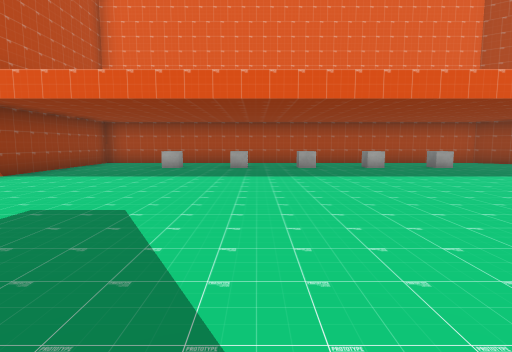
View 1 (above)

19 first-person views from a walk through a scene from a Unity 3-D project. The camera is 1.4 m above the floor, tilts 6° down and sees 80° across. The floor is counted in squares, 2 m on a side. Each view is taken from the middle of a square. On the plan, view 1 faces up. The plan holds only what a view shows up to about 10 squares ahead; the rest is blank. The place goes on beyond the plan. The player is left out. Some surface patterns are stand-ins.

View 2
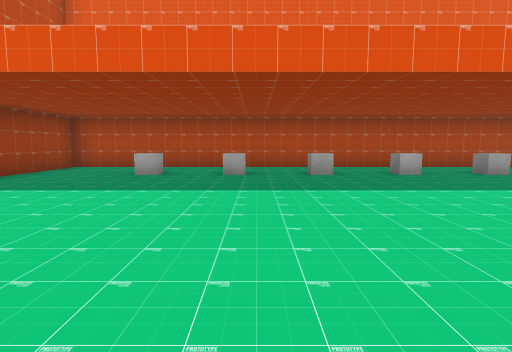

View 3
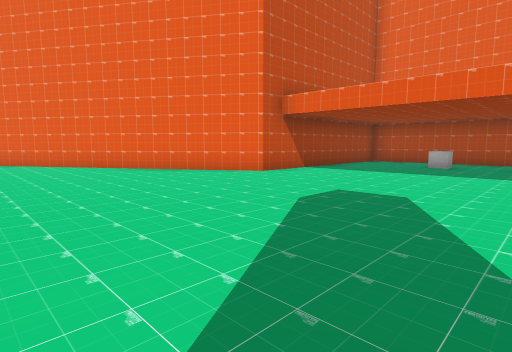

View 4
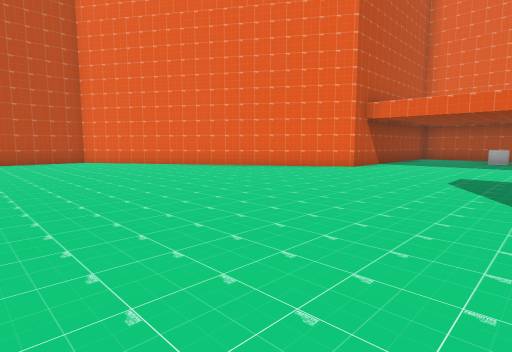

View 5
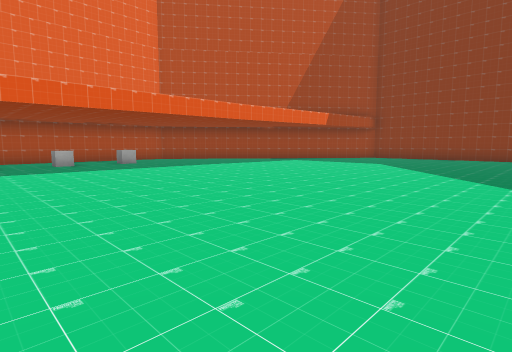

View 6
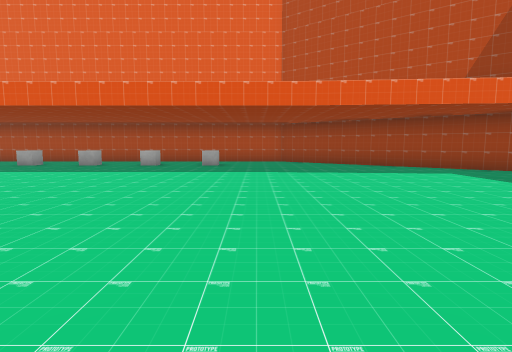

View 7
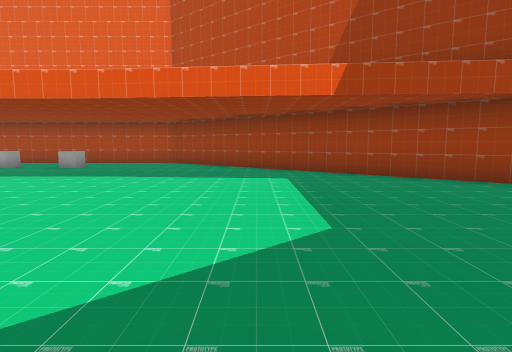

View 8
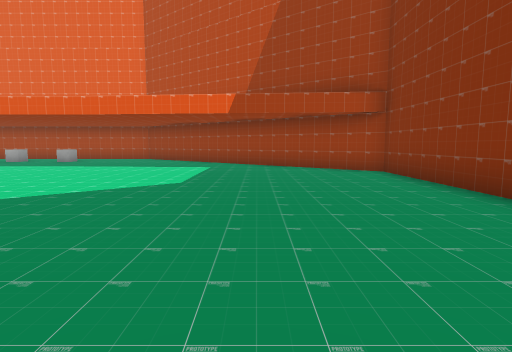

View 9
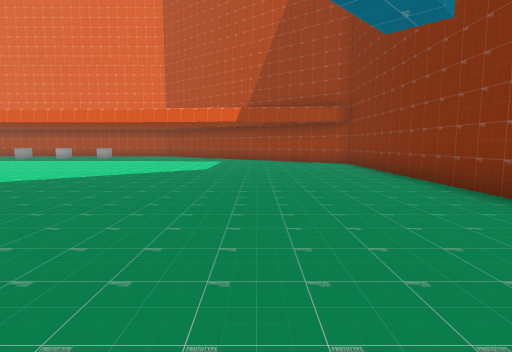

View 10
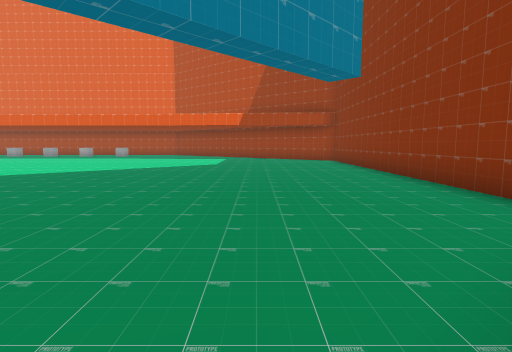

View 11
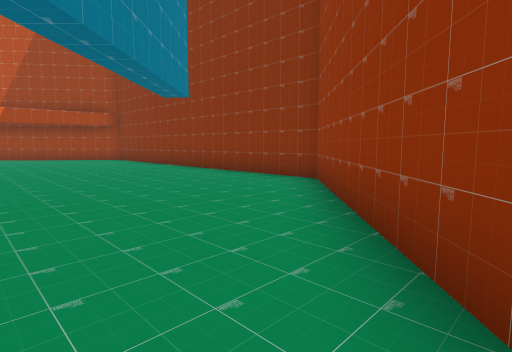

View 12
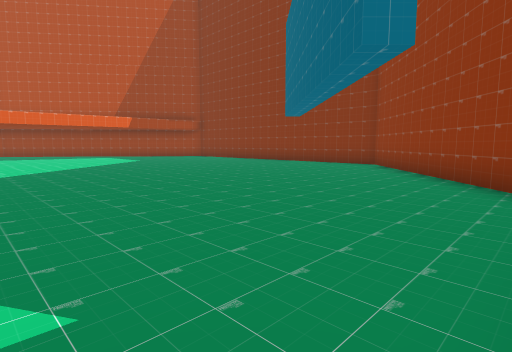

View 13
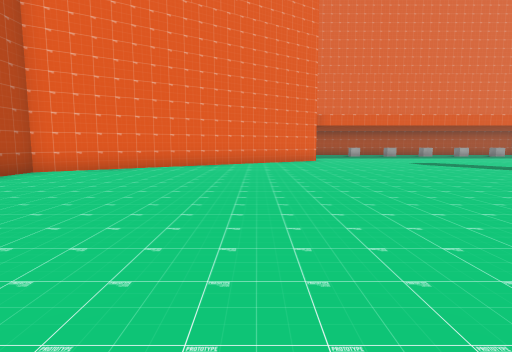

View 14
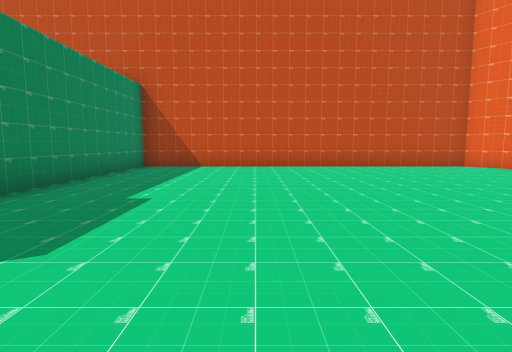

View 15
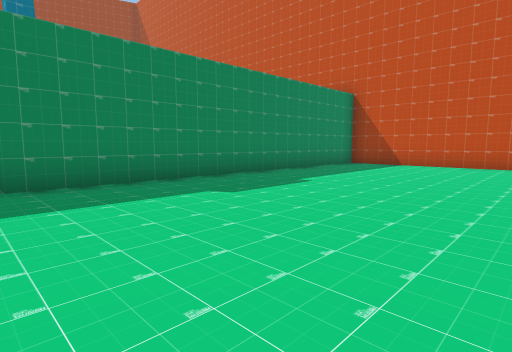

View 16
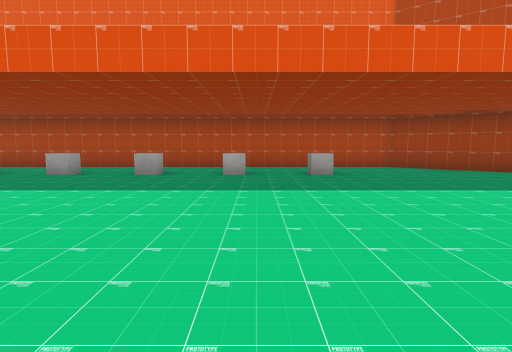

View 17
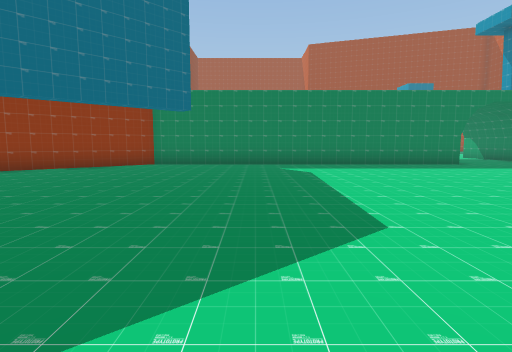

View 18
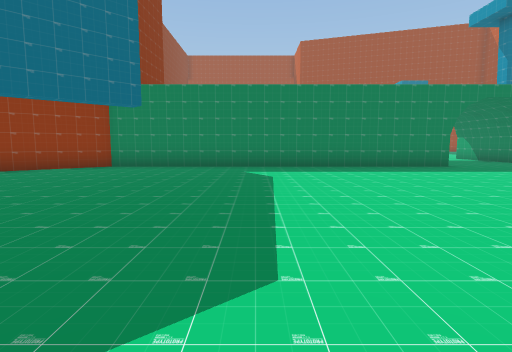

View 19
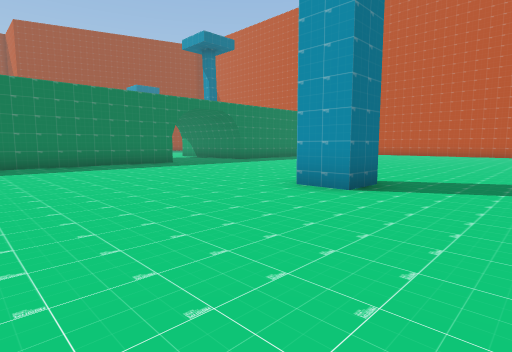

### Floor plan
Points are (right, up) in squares from view 1. A wall is a line through its corners. A room is listed if a view was taken in it or the views show most of it. See-through windows are left out.
Room 1 (views 1, 2, 3, 4, 5, 6, 7, 8, 9, 10, 11, 12, 13, 14, 15, 16, 17, 18, 19)
walls: (0.8, -2.2) (1.7, -2.2) (1.7, -3.2); (-0.1, -10.5) (10.5, -10.5) (16.3, -5.5) (16.3, 4.8) (8, 11.2) (-5.5, 11.2) (-5.5, 4.8) (-13.5, -0.5) (-13.5, -12.1)
objects: cube (-3, 9); cube (-1, 9); cube (1, 9); cube (3, 9); cube (5, 9)

Positions as (right, up) in squares from view 1, and headings:
1: (0, 0), facing up
2: (0, 2), facing up
3: (0, -1), facing up-left
4: (-1, -4), facing up-left
5: (1, -2), facing up-right
6: (7, -1), facing up
7: (11, 0), facing up
8: (13, -3), facing up
9: (13, -6), facing up
10: (13, -8), facing up
11: (11, -9), facing up-right
12: (6, -10), facing up-right
13: (-8, -8), facing up
14: (-4, -7), facing left
15: (-3, -5), facing down-left
16: (4, 2), facing up
17: (7, 0), facing down
18: (6, -1), facing down
19: (6, 0), facing down-left
